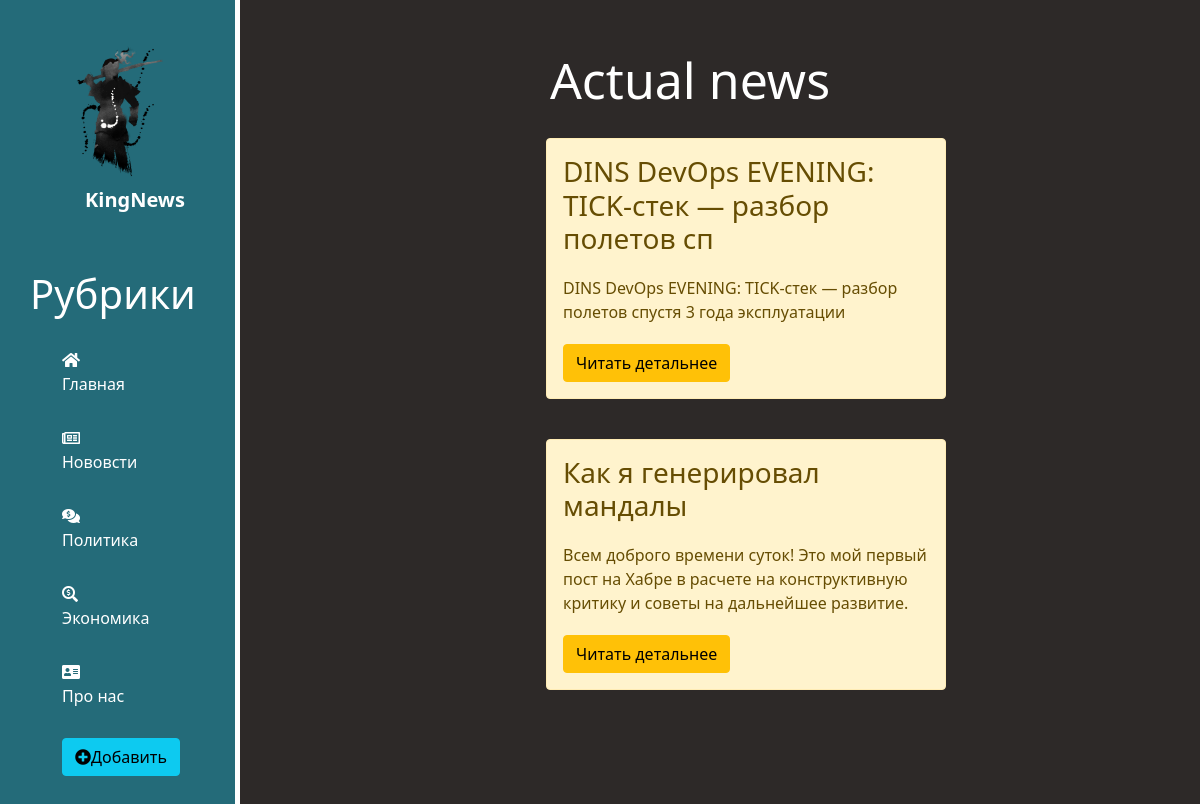
Page /news/ on the committed database.
### news/models.py (models this page shows, shortened)
class Articles(models.Model):
    title = models.CharField('Название', max_length=50, default='')
    anons = models.CharField('Анонс', max_length=250)
    full_text = models.TextField('Статья')
    date = models.DateTimeField('Дата публикации')
    class Meta:
        verbose_name = 'Новость'
        verbose_name_plural = 'Новости'

### news/views.py (the view)
# urls.py: path('', views.news_home, name='news_home'),
def news_home(request):
    news = Articles.objects.order_by('-date')
    return render(request, 'news/news_home.html', {'news': news})

### news/templates/news/news_home.html (shortened to what this page needs)
{% extends 'main/base.html' %}
{% block content %}
    <div class="features">
        <h1>
            Actual news
        </h1>
        {% if news %}
            {% for el in news %}
                <div class="alert alert-warning">
                    <h3>{{ el.title }}</h3>
                    <p>{{ el.anons }}</p>
                    <a href="{% url 'news-detail' el.id %}" class="btn btn-warning">Читать детальнее</a>
                </div>
            {% endfor %}
        {% else %}
            <p>У вас нет записей!</p>
        {% endif %}
    </div>
{% endblock %}

### main/templates/main/base.html (shortened to what this page needs)
{% load static %}
<!doctype html>
<html lang="en">
<head>
    <link rel="stylesheet" href="https://cdn.jsdelivr.net/npm/bootstrap@5.0.1/dist/css/bootstrap.min.css">
    <link rel="stylesheet" href="{% static 'main/css/main.css' %}">
    <link rel="stylesheet" href="https://use.fontawesome.com/releases/v5.8.2/css/all.css">
</head>
<body>
    <aside>
        <img class="image" src="{% static 'main/img/1.png' %}" alt="logo">
        <span class="logo">KingNews</span>
        <h3>Рубрики</h3>
        <ul>
            <a href="{% url 'home' %}"><i class="fas fa-home"></i><li>Главная</li></a>
            <a href="{% url 'news_home' %}"><i class="far fa-newspaper"></i><li>Нововсти</li></a>
            <a href="{% url 'people' %}"><i class="fas fa-comments-dollar"></i><li>Политика</li></a>
            <a href="{% url 'money' %}"><i class="fas fa-search-dollar"></i><li>Экономика</li></a>
            <a href="{% url 'about' %}"><i class="fas fa-address-card"></i><li>Про нас</li></a>
            <a href="{% url 'create' %}"><li><button class="btn btn-info"><i class="fas fa-plus-circle"></i>Добавить</li></a>
        </ul>
    </aside>
    <main>
        {% block content %}
        {% endblock %}
    </main>
</body>
</html>

### main/static/main/css/main.css (style rules this page uses)
body { background: #2d2928; }
aside { float: left; background: #246b79; width: 20%; height: 100vh; padding: 2.5% 2.5% 100% 2.5%; color: #fff; border-right: 5px solid #fff; }
.image { float: left; height: 20vh; width: 100%; object-fit: contain; }
aside .logo { font-size: 20px; margin-left: 40px; font-weight: bold; position: relative; top: -5px; right: -15px; }
aside h3 { margin-top: 50px; font-size: 40px; }
aside ul { list-style: none }
aside ul a { color: #fff; display: block; margin-top: 30px; text-decoration: none; transition: transform .6s ease; }
main .features { float: left; color: #fff; margin-top: 50px; text-align: center; width: 75%; }
main .features h1 { font-size: 50px; }
main .features p { max-width: 400px; margin: 20px auto }
.alert-warning { float: left; clear: both; width: 400px; margin: 20px 34%; text-align: left; }

### rows in the picture
Articles: title "DINS DevOps EVENING: TICK-стек — разбор полетов сп", anons "DINS DevOps EVENING: TICK-стек — разбор полетов спустя 3 года эксплуатации"
Articles: title "Как я генерировал мандалы", anons "Всем доброго времени суток! Это мой первый пост на Хабре в расчете на конструктивную критику и советы на дальнейшее развитие."
